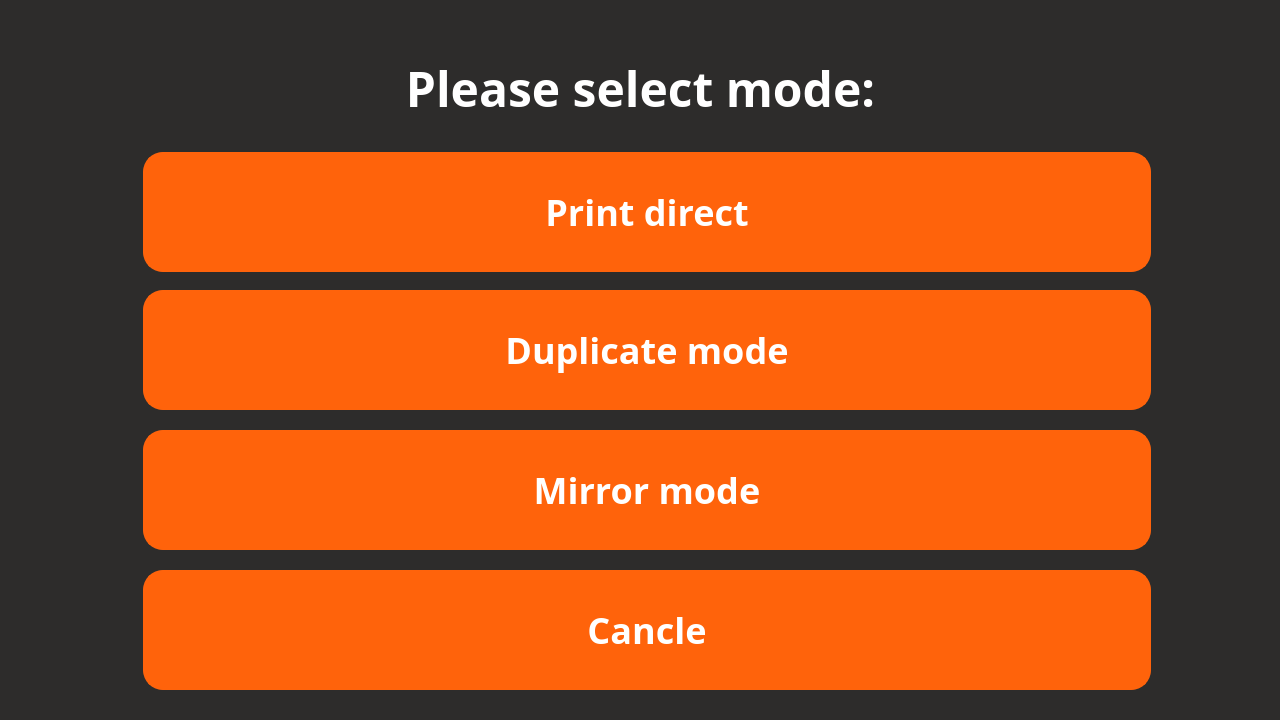
<?xml version="1.0" encoding="UTF-8"?>
<ui version="4.0">
 <class>DupandMirorr</class>
 <widget class="QWidget" name="DupandMirorr">
  <property name="geometry">
   <rect>
    <x>0</x>
    <y>0</y>
    <width>1280</width>
    <height>720</height>
   </rect>
  </property>
  <property name="windowTitle">
   <string>Form</string>
  </property>
  <widget class="QPushButton" name="pushButton_2">
   <property name="geometry">
    <rect>
     <x>143</x>
     <y>152</y>
     <width>1008</width>
     <height>120</height>
    </rect>
   </property>
   <property name="styleSheet">
    <string notr="true">font-weight: bold;font-family:Barlow;border-radius: 20px;
background-color: rgba(255, 99, 11, 255);
color: rgba(255, 255, 255, 255);
font-size: 36px;
text-align: center;
font-family: Barlow;
border: 2px solid rgba(255, 99, 11, 255);</string>
   </property>
   <property name="text">
    <string>Print direct</string>
   </property>
  </widget>
  <widget class="QPushButton" name="pushButton">
   <property name="geometry">
    <rect>
     <x>143</x>
     <y>570</y>
     <width>1008</width>
     <height>120</height>
    </rect>
   </property>
   <property name="styleSheet">
    <string notr="true">font-weight: bold;
font-family:Barlow;
border-radius: 20px;
background-color: rgba(255, 99, 11, 255);
color: rgba(255, 255, 255, 255);
font-size: 36px;
text-align: center;
font-family: Barlow;
border: 2px solid rgba(255, 99, 11, 255);</string>
   </property>
   <property name="text">
    <string>Cancle</string>
   </property>
  </widget>
  <widget class="QPushButton" name="pushButton_3">
   <property name="geometry">
    <rect>
     <x>143</x>
     <y>290</y>
     <width>1008</width>
     <height>120</height>
    </rect>
   </property>
   <property name="styleSheet">
    <string notr="true">font-weight: bold;font-family:Barlow;border-radius: 20px;
background-color: rgba(255, 99, 11, 255);
color: rgba(255, 255, 255, 255);
font-size: 36px;
text-align: center;
font-family: Barlow;
border: 2px solid rgba(255, 99, 11, 255);</string>
   </property>
   <property name="text">
    <string>Duplicate mode</string>
   </property>
  </widget>
  <widget class="QLabel" name="label_3">
   <property name="geometry">
    <rect>
     <x>0</x>
     <y>0</y>
     <width>1280</width>
     <height>720</height>
    </rect>
   </property>
   <property name="styleSheet">
    <string notr="true">background-color: rgba(45, 44, 43, 255);</string>
   </property>
   <property name="text">
    <string/>
   </property>
  </widget>
  <widget class="QLabel" name="label_2">
   <property name="geometry">
    <rect>
     <x>40</x>
     <y>20</y>
     <width>1201</width>
     <height>136</height>
    </rect>
   </property>
   <property name="styleSheet">
    <string notr="true">font-weight: bold;font-family:Barlow;background-color: rgba(45, 44, 43, 0);

font-family:Barlow;
color: rgb(255, 255, 255);
font-size: 48px;
</string>
   </property>
   <property name="text">
    <string>Please select mode:</string>
   </property>
   <property name="alignment">
    <set>Qt::AlignCenter</set>
   </property>
  </widget>
  <widget class="QPushButton" name="pushButton_4">
   <property name="geometry">
    <rect>
     <x>143</x>
     <y>430</y>
     <width>1008</width>
     <height>120</height>
    </rect>
   </property>
   <property name="styleSheet">
    <string notr="true">font-weight: bold;
font-family:Barlow;
border-radius: 20px;
background-color: rgba(255, 99, 11, 255);
color: rgba(255, 255, 255, 255);
font-size: 36px;
text-align: center;
font-family: Barlow;
border: 2px solid rgba(255, 99, 11, 255);</string>
   </property>
   <property name="text">
    <string>Mirror mode</string>
   </property>
  </widget>
  <zorder>label_3</zorder>
  <zorder>pushButton_2</zorder>
  <zorder>pushButton</zorder>
  <zorder>pushButton_3</zorder>
  <zorder>label_2</zorder>
  <zorder>pushButton_4</zorder>
 </widget>
 <resources/>
 <connections/>
</ui>
